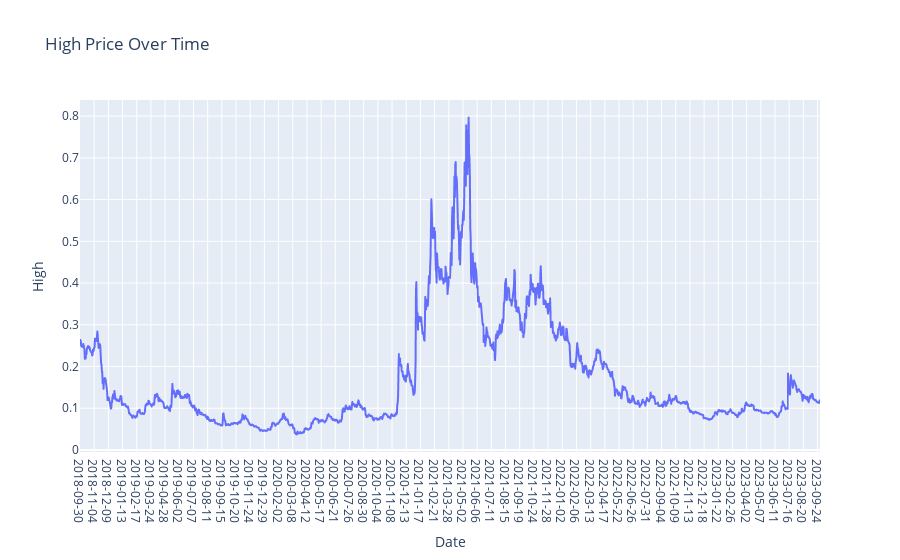

The code cell stored with this chart in its notebook:
### Markdown cell above
## i) Graph for High Column Values

### Code cell
plt.figure(figsize=(14, 6))
fig = px.line(STELLAR.High,x=STELLAR.Date, y='High', labels={'x': 'Date', 'y': 'Price'}, title='High Price Over Time')
fig.update_xaxes(type='category')  # Ensure the x-axis treats the index as categorical (date)
fig.show()

### Figure 1 — Plotly figure (JSON) as saved in the notebook; plotly's stock layout.template omitted (floating-point values rounded to 4 significant figures; data arrays with more than 128 entries replaced by an {"elided": "..."} marker saying what was removed)
{"data": [{"hovertemplate": "Date=%{x}<br>High=%{y}<extra></extra>", "legendgroup": "", "line": {"color": "#636efa", "dash": "solid"}, "marker": {"symbol": "circle"}, "mode": "lines", "name": "", "showlegend": false, "type": "scattergl", "x": {"elided": "1827 str values"}, "xaxis": "x", "y": {"elided": "1827 float values"}, "yaxis": "y"}], "layout": {"legend": {"tracegroupgap": 0}, "title": {"text": "High Price Over Time"}, "xaxis": {"anchor": "y", "domain": [0, 1], "title": {"text": "Date"}, "type": "category"}, "yaxis": {"anchor": "x", "domain": [0, 1], "title": {"text": "High"}}}}
